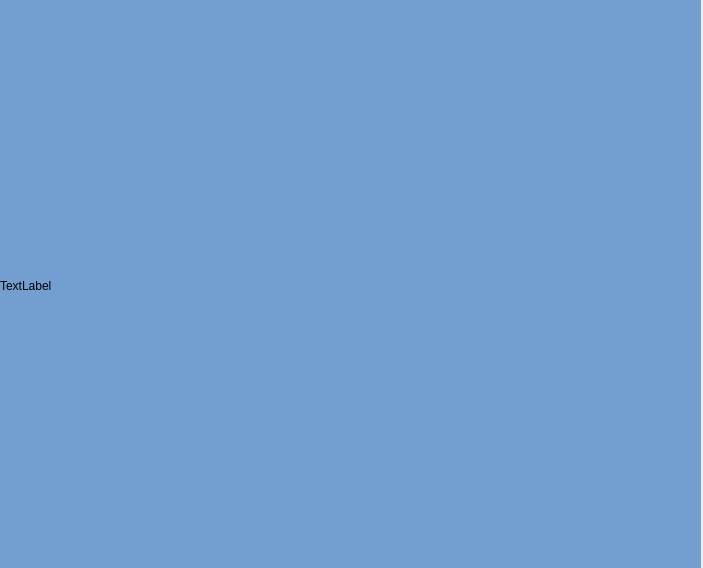
<?xml version="1.0" encoding="UTF-8"?>
<ui version="4.0">
 <class>FullWindow</class>
 <widget class="QWidget" name="FullWindow">
  <property name="windowModality">
   <enum>Qt::WindowModal</enum>
  </property>
  <property name="geometry">
   <rect>
    <x>0</x>
    <y>0</y>
    <width>703</width>
    <height>568</height>
   </rect>
  </property>
  <property name="sizePolicy">
   <sizepolicy hsizetype="Fixed" vsizetype="Fixed">
    <horstretch>0</horstretch>
    <verstretch>0</verstretch>
   </sizepolicy>
  </property>
  <property name="focusPolicy">
   <enum>Qt::NoFocus</enum>
  </property>
  <property name="contextMenuPolicy">
   <enum>Qt::DefaultContextMenu</enum>
  </property>
  <property name="windowTitle">
   <string>Form</string>
  </property>
  <widget class="QLabel" name="labelOutVideo">
   <property name="geometry">
    <rect>
     <x>0</x>
     <y>0</y>
     <width>701</width>
     <height>571</height>
    </rect>
   </property>
   <property name="styleSheet">
    <string notr="true">background-color: rgb(114, 159, 207);</string>
   </property>
   <property name="text">
    <string>TextLabel</string>
   </property>
  </widget>
 </widget>
 <resources/>
 <connections/>
</ui>
